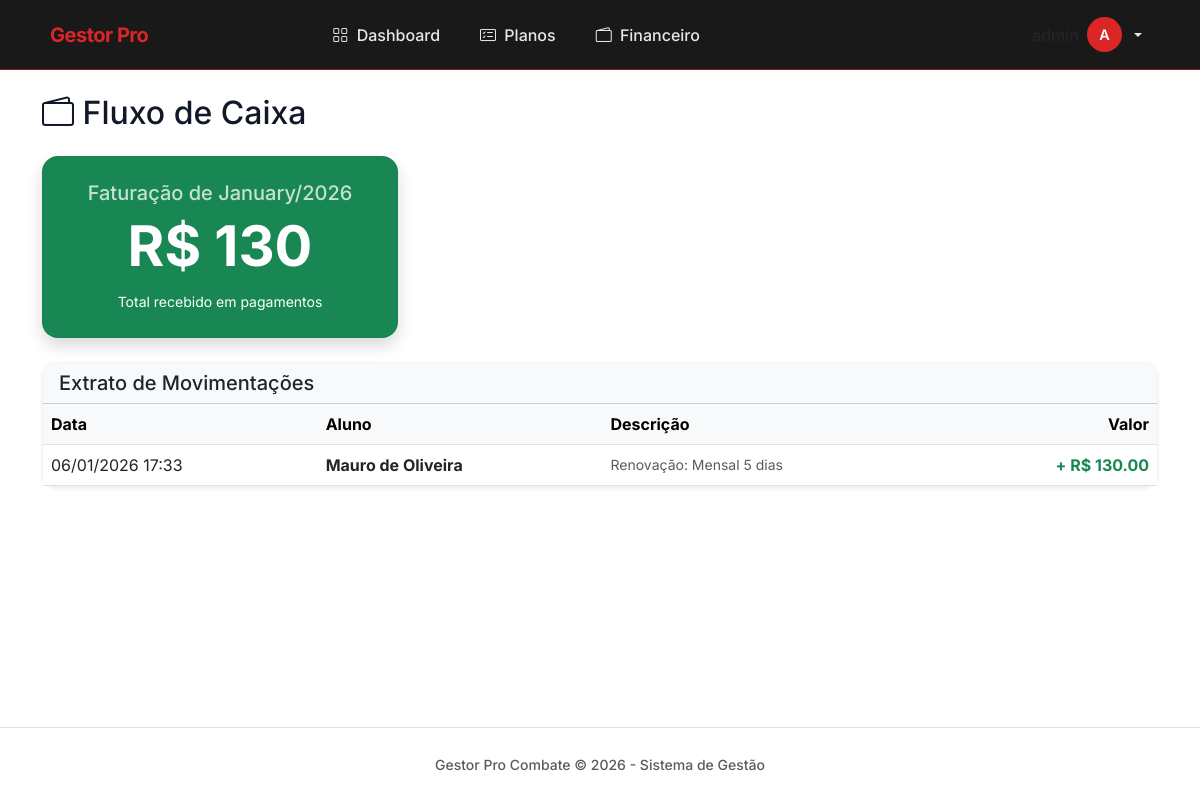
The app's page /financeiro/ (signed in), older data.
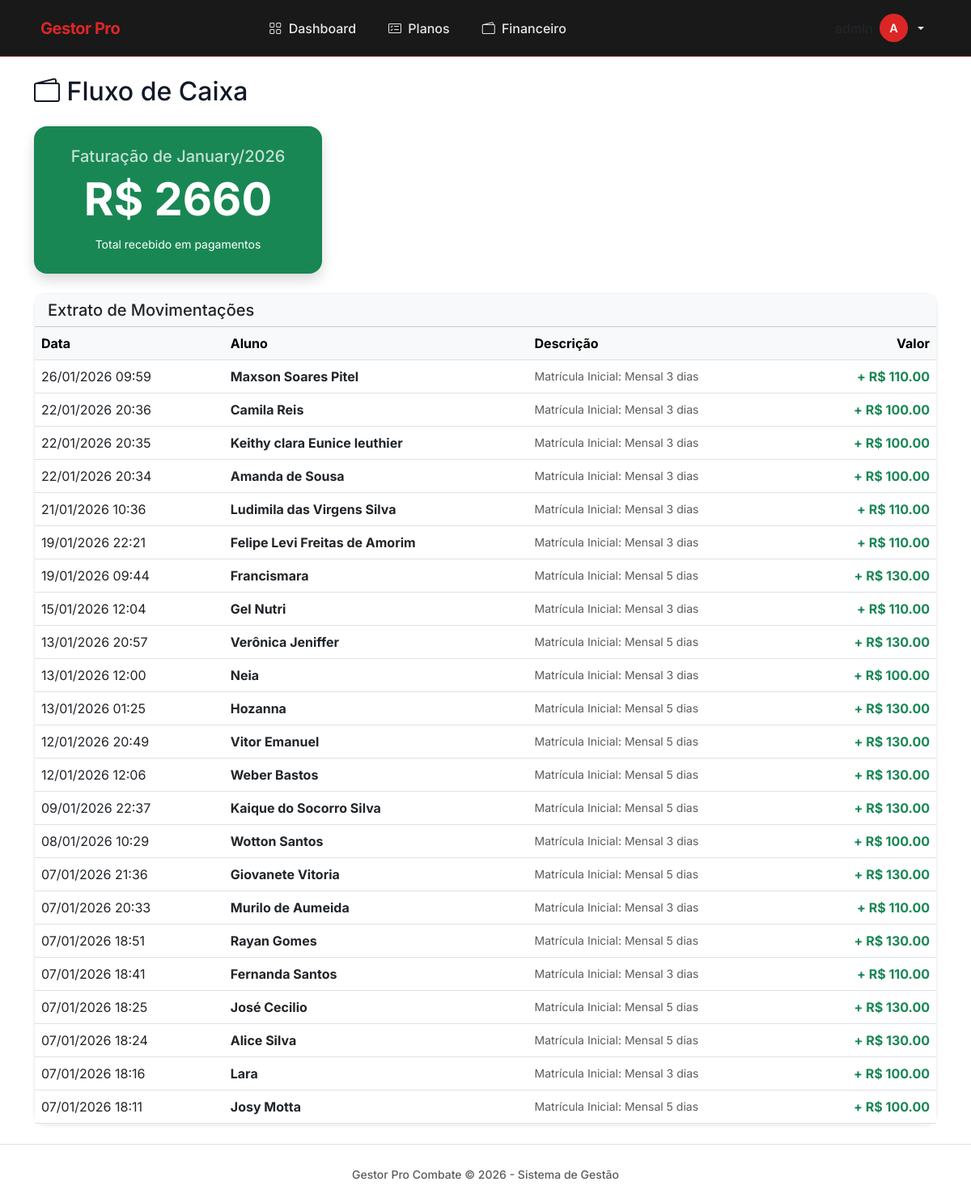
The same page, newer data.
### core/models.py (models this page shows, shortened)
class Pagamento(models.Model):
    aluno = models.ForeignKey(Aluno, on_delete=models.CASCADE)
    valor = models.DecimalField(max_digits=6, decimal_places=2)
    data_pagamento = models.DateTimeField(default=timezone.now)
    descricao = models.CharField(max_length=100, blank=True) # Ex: "Mensalidade Maio"

class Aluno(models.Model):
    nome_completo = models.CharField(max_length=150)
    data_nascimento = models.DateField()
    cpf = models.CharField(max_length=14, unique=True, blank=True, null=True, verbose_name="CPF")
    email = models.EmailField(blank=True, null=True)
    telefone = models.CharField(max_length=20)
    graduacao = models.CharField(max_length=50, default="Iniciante", verbose_name="Faixa/Graduação")
    foto = models.ImageField(upload_to='alunos_fotos', blank=True, null=True, verbose_name="Foto do Aluno")
    data_cadastro = models.DateTimeField(default=timezone.now)

### core/views.py (the view)
# urls.py: path('financeiro/', relatorio_financeiro, name='relatorio_financeiro'),
@login_required
def relatorio_financeiro(request):
    hoje = timezone.now()
    pagamentos_mes = Pagamento.objects.filter(
        data_pagamento__month=hoje.month,
        data_pagamento__year=hoje.year
    ).order_by('-data_pagamento')
    total_mes = pagamentos_mes.aggregate(Sum('valor'))['valor__sum'] or 0
    todos_pagamentos = Pagamento.objects.all().order_by('-data_pagamento')[:50]
    context = {
        'pagamentos_mes': pagamentos_mes,
        'total_mes': total_mes,
        'todos_pagamentos': todos_pagamentos,
        'mes_atual': hoje.strftime('%B/%Y') # Ex: Janeiro/2026
    }
    return render(request, 'core/financeiro.html', context)

### core/templates/core/financeiro.html
{% extends 'core/base.html' %}
{% block conteudo %}
<h2 class="mb-4"><i class="bi bi-wallet2"></i> Fluxo de Caixa</h2>
<div class="row mb-4">
    <div class="col-md-6 col-lg-4">
        <div class="card bg-success text-white shadow">
            <div class="card-body text-center p-4">
                <h5 class="card-title opacity-75">Faturação de {{ mes_atual }}</h5>
                <h1 class="display-4 fw-bold">R$ {{ total_mes }}</h1>
                <small>Total recebido em pagamentos</small>
            </div>
        </div>
    </div>
</div>
<div class="card shadow-sm">
    <div class="card-header bg-light">
        <h5 class="mb-0">Extrato de Movimentações</h5>
    </div>
    <div class="table-responsive">
        <table class="table table-hover align-middle mb-0">
            <thead class="table-light">
                <tr>
                    <th>Data</th>
                    <th>Aluno</th>
                    <th>Descrição</th>
                    <th class="text-end">Valor</th>
                </tr>
            </thead>
            <tbody>
                {% for pg in todos_pagamentos %}
                <tr>
                    <td>{{ pg.data_pagamento|date:"d/m/Y H:i" }}</td>
                    <td>
                        <a href="{% url 'editar_aluno' pg.aluno.id %}" class="text-decoration-none fw-bold text-dark">
                            {{ pg.aluno.nome_completo }}
                        </a>
                    </td>
                    <td class="text-muted small">{{ pg.descricao }}</td>
                    <td class="text-end fw-bold text-success">+ R$ {{ pg.valor }}</td>
                </tr>
                {% empty %}
                <tr>
                    <td colspan="4" class="text-center py-4 text-muted">
                        Nenhum pagamento registado ainda.
                    </td>
                </tr>
                {% endfor %}
            </tbody>
        </table>
    </div>
</div>
{% endblock %}

### core/templates/core/base.html (shortened to what this page needs)
{% load static %}
<!DOCTYPE html>
<html lang="pt-br">
<head>
    <link href="https://cdn.jsdelivr.net/npm/bootstrap@5.3.0/dist/css/bootstrap.min.css" rel="stylesheet">
    <link rel="stylesheet" href="https://cdn.jsdelivr.net/npm/bootstrap-icons@1.10.5/font/bootstrap-icons.css">
</head>
<body>
    <nav class="navbar navbar-expand-lg navbar-glass fixed-top">
        <div class="container">
            <a class="navbar-brand d-flex align-items-center gap-2" href="{% url 'home' %}">
                 Gestor Pro
            </a>
            <div class="collapse navbar-collapse" id="navbarToggle">
                <ul class="navbar-nav mx-auto mb-2 mb-lg-0">
                    <li class="nav-item px-1">
                        <a class="nav-link" href="{% url 'home' %}">
                            <i class="bi bi-grid me-1"></i> Dashboard
                        </a>
                    </li>
                    <li class="nav-item px-1">
                        <a class="nav-link" href="{% url 'lista_planos' %}">
                            <i class="bi bi-card-checklist me-1"></i> Planos
                        </a>
                    </li>
                    {% if user.is_authenticated %}
                    <li class="nav-item px-1">
                        <a class="nav-link" href="{% url 'relatorio_financeiro' %}">
                            <i class="bi bi-wallet2 me-1"></i> Financeiro
                        </a>
                    </li>
                    {% endif %}
                </ul>
                <ul class="navbar-nav ms-auto mb-2 mb-lg-0 align-items-center gap-3">
                    {% if user.is_authenticated %}
                        <li class="nav-item dropdown">
                            <a class="nav-link dropdown-toggle d-flex align-items-center gap-2 p-0" href="#" role="button" data-bs-toggle="dropdown">
                                <span class="d-none d-lg-block text-dark fw-medium">{{ user.username }}</span>
                                <div class="user-avatar">
                                    {{ user.username|slice:":1"|upper }}
                                </div>
                            </a>
                        </li>
                    {% else %}
                        <li class="nav-item">
                            <a class="btn btn-primary px-4 shadow-sm" href="/admin/login/">Entrar</a>
                        </li>
                    {% endif %}
                </ul>
            </div>
        </div>
    </nav>
    <div class="container py-4">
        {% block conteudo %}
        {% endblock %}
    </div>
    <footer class="text-center py-4 border-top bg-white mt-auto">
        <div class="container">
            <small class="text-muted fw-medium">Gestor Pro Combate &copy; {% now "Y" %} - Sistema de Gestão</small>
        </div>
    </footer>
</body>
</html>

### core/templates/core/base.html (style rules this page uses)
:root { --primary-color: #dc2626; --primary-hover: #b91c1c; --bg-color: #ffffff; --card-bg: #ffffff; --text-dark: #111827; --text-muted: #6b7280; --success-color: #16a34a; --danger-color: #dc2626; --navbar-height: 70px; }
body { background-color: var(--bg-color); font-family: 'Inter', sans-serif; color: var(--text-dark); -webkit-font-smoothing: antialiased; min-height: 100vh; display: flex; flex-direction: column; padding-top: var(--navbar-height); }
.navbar-glass { background: rgba(0, 0, 0, 0.9); backdrop-filter: blur(10px); -webkit-backdrop-filter: blur(10px); border-bottom: 1px solid rgba(220, 38, 38, 0.6); height: var(--navbar-height); }
.navbar-brand { font-weight: 700; letter-spacing: -0.5px; color: var(--primary-color) !important; font-size: 1.25rem; }
.nav-link { font-weight: 500; color: #e5e7eb !important; transition: all 0.2s; padding: 0.5rem 1rem !important; border-radius: 8px; }
.card { background-color: var(--card-bg); border: 1px solid rgba(0,0,0,0.05); border-radius: 16px; box-shadow: 0 1px 3px rgba(0,0,0,0.05); transition: transform 0.2s ease, box-shadow 0.2s ease; }
footer { margin-top: auto; }
.user-avatar { width: 35px; height: 35px; background: var(--primary-color); color: white; border-radius: 50%; display: flex; align-items: center; justify-content: center; font-weight: 600; font-size: 0.9rem; }

Row changes from the older to the newer data that the page shows:
removed Pagamento: data_pagamento "06/01/2026 17:33", aluno.nome_completo "Mauro de Oliveira", descricao "Renovação: Mensal 5 dias", valor "130.00"
added Pagamento: data_pagamento "26/01/2026 09:59", aluno.nome_completo "Maxson Soares Pitel", descricao "Matrícula Inicial: Mensal 3 dias", valor "110.00"
added Pagamento: data_pagamento "22/01/2026 20:36", aluno.nome_completo "Camila Reis", descricao "Matrícula Inicial: Mensal 3 dias", valor "100.00"
added Pagamento: data_pagamento "22/01/2026 20:35", aluno.nome_completo "Keithy clara Eunice leuthier", descricao "Matrícula Inicial: Mensal 3 dias", valor "100.00"
added Pagamento: data_pagamento "22/01/2026 20:34", aluno.nome_completo "Amanda de Sousa", descricao "Matrícula Inicial: Mensal 3 dias", valor "100.00"
added Pagamento: data_pagamento "21/01/2026 10:36", aluno.nome_completo "Ludimila das Virgens Silva", descricao "Matrícula Inicial: Mensal 3 dias", valor "110.00"
added Pagamento: data_pagamento "19/01/2026 22:21", aluno.nome_completo "Felipe Levi Freitas de Amorim", descricao "Matrícula Inicial: Mensal 3 dias", valor "110.00"
added Pagamento: data_pagamento "19/01/2026 09:44", aluno.nome_completo "Francismara", descricao "Matrícula Inicial: Mensal 5 dias", valor "130.00"
added Pagamento: data_pagamento "15/01/2026 12:04", aluno.nome_completo "Gel Nutri", descricao "Matrícula Inicial: Mensal 3 dias", valor "110.00"
added Pagamento: data_pagamento "13/01/2026 20:57", aluno.nome_completo "Verônica Jeniffer", descricao "Matrícula Inicial: Mensal 5 dias", valor "130.00"
added Pagamento: data_pagamento "13/01/2026 12:00", aluno.nome_completo "Neia", descricao "Matrícula Inicial: Mensal 3 dias", valor "100.00"
added Pagamento: data_pagamento "13/01/2026 01:25", aluno.nome_completo "Hozanna", descricao "Matrícula Inicial: Mensal 5 dias", valor "130.00"
added Pagamento: data_pagamento "12/01/2026 20:49", aluno.nome_completo "Vitor Emanuel", descricao "Matrícula Inicial: Mensal 5 dias", valor "130.00"
added Pagamento: data_pagamento "12/01/2026 12:06", aluno.nome_completo "Weber Bastos", descricao "Matrícula Inicial: Mensal 5 dias", valor "130.00"
added Pagamento: data_pagamento "09/01/2026 22:37", aluno.nome_completo "Kaique do Socorro Silva", descricao "Matrícula Inicial: Mensal 5 dias", valor "130.00"
added Pagamento: data_pagamento "08/01/2026 10:29", aluno.nome_completo "Wotton Santos", descricao "Matrícula Inicial: Mensal 3 dias", valor "100.00"
added Pagamento: data_pagamento "07/01/2026 21:36", aluno.nome_completo "Giovanete Vitoria", descricao "Matrícula Inicial: Mensal 5 dias", valor "130.00"
added Pagamento: data_pagamento "07/01/2026 20:33", aluno.nome_completo "Murilo de Aumeida", descricao "Matrícula Inicial: Mensal 3 dias", valor "110.00"
added Pagamento: data_pagamento "07/01/2026 18:51", aluno.nome_completo "Rayan Gomes", descricao "Matrícula Inicial: Mensal 5 dias", valor "130.00"
added Pagamento: data_pagamento "07/01/2026 18:41", aluno.nome_completo "Fernanda Santos", descricao "Matrícula Inicial: Mensal 3 dias", valor "110.00"
added Pagamento: data_pagamento "07/01/2026 18:25", aluno.nome_completo "José Cecilio", descricao "Matrícula Inicial: Mensal 5 dias", valor "130.00"
added Pagamento: data_pagamento "07/01/2026 18:24", aluno.nome_completo "Alice Silva", descricao "Matrícula Inicial: Mensal 5 dias", valor "130.00"
added Pagamento: data_pagamento "07/01/2026 18:16", aluno.nome_completo "Lara", descricao "Matrícula Inicial: Mensal 3 dias", valor "100.00"
added Pagamento: data_pagamento "07/01/2026 18:11", aluno.nome_completo "Josy Motta", descricao "Matrícula Inicial: Mensal 5 dias", valor "100.00"
Text that changed along with them:
{{ total_mes }}: "130" → "2660"
